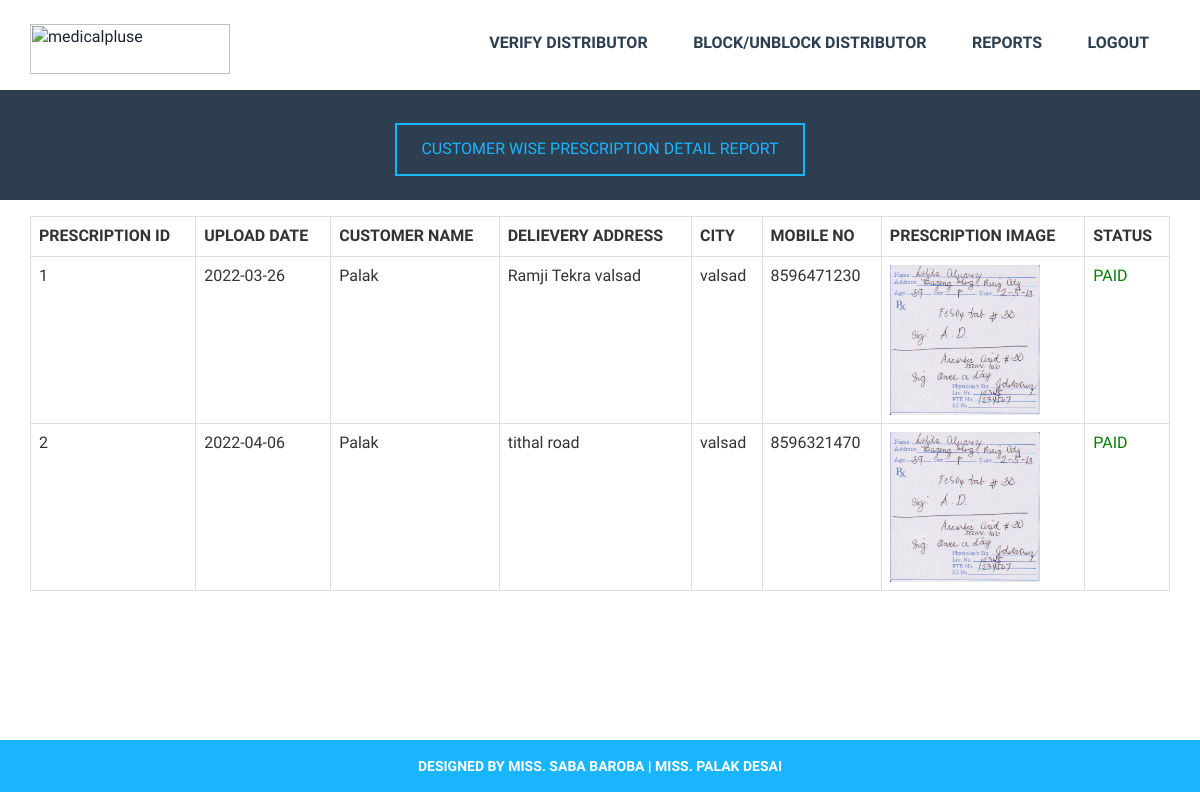
The app's page /admin_view_customer_wise_prescription.php?cid=1 with its own data.
### tables this page shows
CREATE TABLE IF NOT EXISTS `prescription_detail` (
  `prescription_id` int(10) NOT NULL,
  `upload_date` date NOT NULL,
  `customer_id` int(10) NOT NULL,
  `del_address` varchar(200) NOT NULL,
  `city` varchar(50) NOT NULL,
  `del_mobile_no` varchar(10) NOT NULL,
  `prescription_path` varchar(50) NOT NULL,
  `status` int(1) NOT NULL,
  PRIMARY KEY (`prescription_id`)
);

CREATE TABLE IF NOT EXISTS `customer_detail` (
  `customer_id` int(10) NOT NULL,
  `customer_name` varchar(50) NOT NULL,
  `address` varchar(200) NOT NULL,
  `city` varchar(50) NOT NULL,
  `mobile_no` varchar(10) NOT NULL,
  `gender` varchar(7) NOT NULL,
  `email_id` varchar(50) NOT NULL,
  `pwd` varchar(10) NOT NULL,
  PRIMARY KEY (`customer_id`)
);

### admin_view_customer_wise_prescription.php (the view, shortened to what this page needs)
<?php
include("admin_header.php");
?>
		<div class="team-grids-caption">
								<div class="container">
									<div class="team-grids-caption-left">
										<center>
										<a class="team-btn" href="#">CUSTOMER WISE PRESCRIPTION DETAIL REPORT</a>
									</div>
									<div class="clearfix"> </div>
								</div>
							</div>
		<div class="contact">
				<div class="container">
					<div class="row">
						<div class="col-md-12">
						<?php
						$cid=$_REQUEST['cid'];
						$res1=mysql_query("select * from prescription_detail where customer_id='$cid'");
						if(mysql_num_rows($res1)>0)
						{
							echo "<table class='table table-bordered'>
									<tr>
										<th>PRESCRIPTION ID</th>
										<th>UPLOAD DATE</th>
										<th>CUSTOMER NAME</th>
										<th>DELIEVERY ADDRESS</th>
										<th>CITY</th>
										<th>MOBILE NO</th>
										<th>PRESCRIPTION IMAGE</th>
										<th>STATUS</th>
									</tr>";
							while($r1=mysql_fetch_array($res1))
							{
								echo "<tr>";
								echo "<td>$r1[0]</td>";
								echo "<td>$r1[1]</td>";
								$res2=mysql_query("select * from customer_detail where customer_id='$r1[2]'");
								$r2=mysql_fetch_array($res2);
								echo "<td>$r2[1]</td>";
								echo "<td>$r1[3]</td>";
								echo "<td>$r1[4]</td>";
								echo "<td>$r1[5]</td>";
								echo "<td><a href='$r1[6]' target='_blank'><img src='$r1[6]' style='width:150px; height:150px;'></a></td>";
									if($r1[7]=="0")
								{
									echo "<td style='color:blue;'>NEW UPLOADED</td>";
								}else if($r1[7]=="1")
								{
									echo "<td style='color:green;'>VERIFIED </td>";
								}else if($r1[7]=="2")
								{
									echo "<td style='color:red;'>NOT AVAILABLE </td>";
								}else if($r1[7]=="3")
								{
									echo "<td style='color:pink;'>BILL GENERATED</td>";
								}else if($r1[7]=="4")
								{
									echo "<td style='color:green;'>PAID </td>";
								}
								echo "</tr>";
							}
							echo "</table>";
						}else{
							echo "<h2>No New Record Found</h2><br/><br/><br/><br/><br/><br/>";
						}
						?>
						</div>
						<div class="col-md-6">
						</div>
					</div>
				</div>
			</div>
<?php
include("footer.php");
?>

### css/style.css (style rules this page uses)
html, body { font-family: 'Arimo', sans-serif; font-size: 100%; background: #FFf; }
body a { transition:0.5s all; -webkit-transition:0.5s all; -moz-transition:0.5s all; -o-transition:0.5s all; -ms-transition:0.5s all; }
.team-grids-caption { background:#f2f2f2; padding:1.5em 0; }
.team-grids-caption-left { float: left; width: 77%; margin-top: 0.38em; }
.team-grids-caption { background:#2C3E50; padding:1.5em 0; }
.team-grids-caption-left { float: left; width: 100%; margin-top: 0.38em; }
a.team-btn { border: 2px solid #19b5fe; text-transform: uppercase; padding: 0.8em 1.5em; margin-top: 0.2em; display: inline-block; color: #19b5fe; text-decoration: none; }
.contact { padding: 1em 0 8em; }

### records on screen
prescription_detail: prescription_id "1", upload_date "2022-03-26", customer.customer_name "Palak", del_address "Ramji Tekra valsad", city "valsad", del_mobile_no "8596471230", prescription_path (picture), status "PAID"
prescription_detail: prescription_id "2", upload_date "2022-04-06", customer.customer_name "Palak", del_address "tithal road", city "valsad", del_mobile_no "8596321470", prescription_path (picture), status "PAID"
